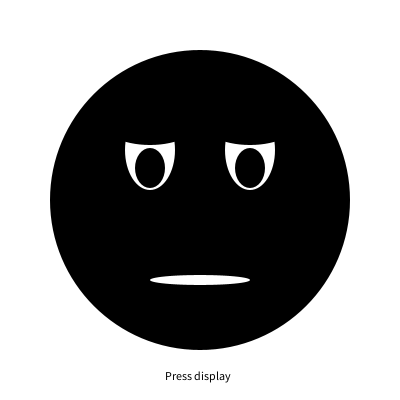
Frame 1 (no input)
Frame 60 (the mouse pressed at the canvas centre just before this capture): identical to frame 1, image omitted
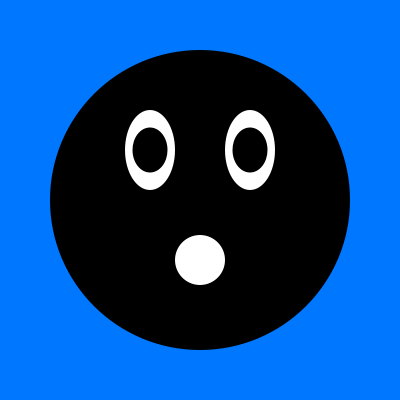
Frame 120 (the mouse held since frame 60 and released just before this capture)

The Processing sketch that drew these frames (run headless with seeded random() and noise(); from frame 60 on, the mouse is pressed at the canvas centre):

// Processing sketch: ex26_1
// ── ex26_1.pde
//Animate a shape to react when the mouse is pressed and when it is released

int h = 0 ; 

void setup () { 
  size(400, 400); 
  smooth();
  colorMode(HSB);
  noStroke();
} 

void draw () { 
  translate(200, 200); 
  background(255); 
  fill(0);
  ellipse(0, 0, 300, 300);
  if (mousePressed) {                    // draws a shocked face when mouse is pressed 
    background(150, h, 255);
    h+=10;
    ellipse(0, 0, 300, 300); 
    eye(-50, -50); 
    eye(50, -50);
    fill(255);
    ellipse(0, 60, 50, 50);
  } 
  else {                               // if mouse not pressed the face is sad 
    sadeye(-50, -50); 
    sadeye(50, -50);
    mouth(); 
    fill(0);
    text("Press display", -36, 180);
    h=0;
  }
}     



//FUNCTIONS to create shapes

void sadeye(int x, int y) {           //the Sad eyes function 
  noStroke();
  fill(255); 
  ellipse(x, y, 50, 80); 
  fill(0);
  ellipse(x, y-30, 100, 50);
  fill(0); 
  ellipse(x, y+18, 30, 40);
}

void eye(int x, int y) {             //shocked eyes function 
  noStroke();
  fill(255); 
  ellipse(x, y, 50, 80); 
  fill(0); 
  ellipse(x, y, 35, 45);
} 

void mouth () {                       //Sad mouth function 
  fill(255);
  ellipse(0, 80, 100, 10);
} 
